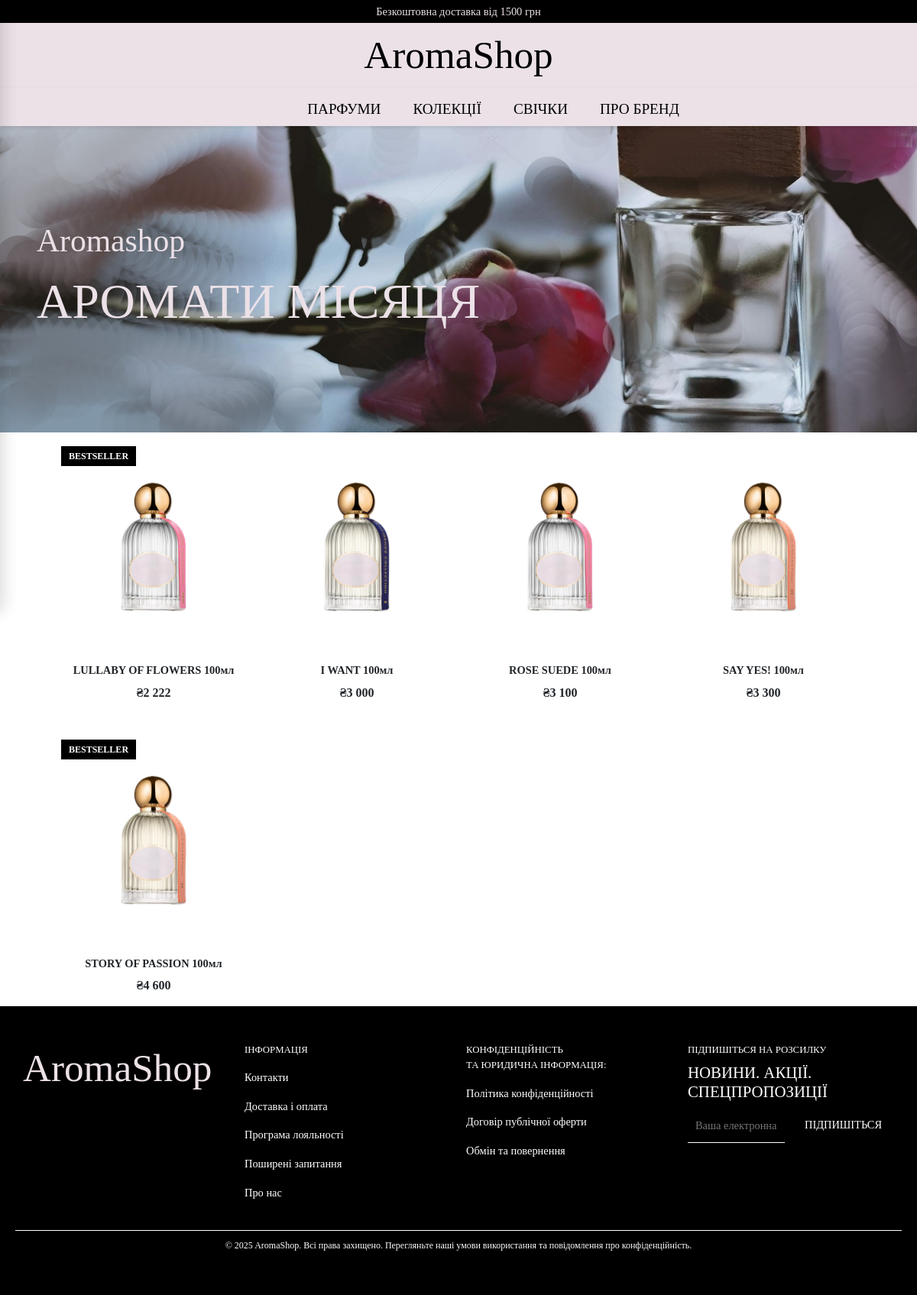
The app's page /scent_of_month/ with its own data.
### mysite/shop/models.py (models this page shows, shortened)
class BasePhoto(models.Model):
    title = models.CharField(max_length=100)
    subtitle = models.TextField(blank=True)
    image = models.ImageField(upload_to='slides/')
    is_active = models.BooleanField(default=True)
    class Meta:
        abstract = True

class ScentOfMonthPhoto(BasePhoto):
    pass

class AbstractProduct(models.Model):
    name = models.CharField(max_length=100, verbose_name="Назва")
    price = models.IntegerField(verbose_name="Ціна")
    picture = models.ImageField(upload_to="products", blank=True, default="", verbose_name="Зображення")
    available = models.BooleanField(default=True, verbose_name="В наявності")
    description = models.TextField(blank=True, verbose_name="Опис")
    brand = models.CharField(max_length=100, blank=True, verbose_name="Бренд")
    top_notes = models.CharField(max_length=255, blank=True, verbose_name="Верхні ноти")
    middle_notes = models.CharField(max_length=255, blank=True, verbose_name="Ноти серця")
    base_notes = models.CharField(max_length=255, blank=True, verbose_name="Базові ноти")
    is_featured = models.BooleanField(default=False, verbose_name="Рекомендований товар")
    is_new = models.BooleanField(default=False, verbose_name="Новинка")
    is_bestseller = models.BooleanField(default=False, verbose_name="Бестселер")
    class Meta:
        abstract = True
    @property
    def get_display_price(self):
        return "{:,}".format(self.price).replace(',', ' ')

class ProductPerfume(AbstractProduct):
    GENDER_CHOICES = [('male', 'Чоловічий'), ('female', 'Жіночий'), ('unisex', 'Унісекс')]
    SCENT_GROUP_CHOICES = [
        ('floral', 'Квіткові'),
        ('fresh and citrus', 'Свіжі та Цитрусові'),
        ('sweet and fruity', 'Солодкі та Фруктові'),
        ('oriental and spicy', 'Східні та Пряні'),
    ]
    SIZE_CHOICES = [('16', '16мл'), ('100', '100мл')]
    gender = models.CharField(max_length=10, choices=GENDER_CHOICES, blank=True, null=True, verbose_name="Стать")
    scent_group = models.CharField(max_length=20, choices=SCENT_GROUP_CHOICES, blank=True, verbose_name="Група ароматів")
    size = models.CharField(max_length=10, choices=SIZE_CHOICES, blank=True, verbose_name="Обʼєм")
    is_scent_of_month = models.BooleanField(default=False)
    is_darkfem_collection = models.BooleanField(default=False)
    is_loveme_collection = models.BooleanField(default=False)
    class Meta:
        verbose_name = verbose_name_plural = "Товари"

### mysite/shop/views.py (the view)
# urls.py: path('scent_of_month/', scent_of_month_view, name='scent_of_month'),
def scent_of_month_view(request):
    scent_slide = ScentOfMonthPhoto.objects.filter(is_active=True).first()
    featured_products = ProductPerfume.objects.filter(is_scent_of_month=True, available=True)
    context = {
        'slide': scent_slide,
        'products': featured_products
    }
    return render(request, 'shop/scent_of_month.html', context)

### mysite/shop/templates/shop/scent_of_month.html
{% extends 'base.html' %}
{% load static %}
{% block content %}
{% load static %}
<link rel="stylesheet" href="{% static 'css/scent_of_month_style.css' %}">
{% if slide %}
<div class="position-relative text-center text-white mb-2">
    <img src="{{ slide.image.url }}" class="img-fluid w-100" alt="Slide Image">
    <div class="position-absolute top-50 start-0 translate-middle-y text-start ps-5">
        <p class="display-4">{{ slide.title }}</p>
        {% if slide.subtitle %}
        <h1 class="lead">{{ slide.subtitle }}</h1>
        {% endif %}
    </div>
</div>
{% endif %}
<div class="col-12 product-section">
    <div class="row row-cols-2 row-cols-md-3 row-cols-lg-4 g-4">
        {% for product in products %}
        <div class="col">
            <div class="product-card">
                <div class="product-image-container">
                    <div class="badge-container">
                        {% if product.is_bestseller %}
                        <span class="bestseller-badge mb-1 d-block">BESTSELLER</span>
                        {% endif %}
                    </div>
                    {% if product.picture %}
                    <img src="{{ product.picture.url }}" class="product-image" alt="{{ product.name }}">
                    {% else %}
                    <div class="bg-light d-flex justify-content-center align-items-center product-image">
                        <i class="bi bi-image" style="font-size: 3rem; color: #dee2e6;"></i>
                    </div>
                    {% endif %}
                </div>
                <div class="product-info">
                    <h5 class="product-title">
                        {% if product.name %}
                            {{ product.name }}
                        {% else %}
                            {% if product.brand %}{{ product.brand }}{% endif %}
                        {% endif %}
                    </h5>
                    <div class="price-container">
                        {% if product.sale_price %}
                            <span class="sale-price">₴{{ product.sale_price }}</span>
                            <span class="original-price">₴{{ product.price }}</span>
                        {% else %}
                            <span class="regular-price">₴{{ product.get_display_price }}</span>
                        {% endif %}
                    </div>
                </div>
            </div>
        </div>
        {% endfor %}
    </div>
</div>
{% endblock %}

### mysite/static/css/header_style.css (style rules this page uses)
body { margin: 0; padding: 0; font-family: sans-serif; }

### mysite/static/css/search_panel_style.css (style rules this page uses)
.product-card { border:none;text-decoration:none;color:inherit }

### mysite/static/css/scent_of_month_style.css (style rules this page uses)
body { font-family: "Cambria Math", serif; background-color: white; }
h1, h2, h3, h4, h5 { font-family: "Sitka Subheading", serif; }
.product-card { border: none; background-color: transparent; transition: transform 0.3s ease; margin-bottom: 0px; }
.product-image-container { height: 280px; display: flex; justify-content: center; position: relative; overflow: visible; }
.product-image { max-height: 100%; max-width: 100%; object-fit: contain; }
.badge-container { position: absolute; top: 10px; left: 0; z-index: 10; }
.bestseller-badge { background-color: black; color: white; padding: 4px 10px; font-size: 12px; text-transform: uppercase; font-weight: bold; border-radius: 0; z-index: 5; }
.product-info { text-align: center; padding: 15px 5px; }
.product-title { font-size: 0.9rem; font-weight: 600; margin-bottom: 50x; min-height: 10px; }
.price-container { display: flex; justify-content: center; align-items: center; gap: 10px; }
.regular-price { font-weight: bold; }
.display-4 { text-decoration: none; color: black; font-size: 2.6em; font-family: Curlz MT; display: block; color: #EBE1E7; }
.lead { font-size: 4em; color: #EBE1E7; }
.product-section { padding-left: 80px; padding-right: 80px; }

### records on screen
ScentOfMonthPhoto: image (picture), title "Aromashop", subtitle "АРОМАТИ МІСЯЦЯ"
ProductPerfume: is_bestseller "BESTSELLER", picture (picture), name "LULLABY OF FLOWERS 100мл", get_display_price "2 222"
ProductPerfume: picture (picture), name "I WANT 100мл", get_display_price "3 000"
ProductPerfume: picture (picture), name "ROSE SUEDE 100мл", get_display_price "3 100"
ProductPerfume: picture (picture), name "SAY YES! 100мл", get_display_price "3 300"
ProductPerfume: is_bestseller "BESTSELLER", picture (picture), name "STORY OF PASSION 100мл", get_display_price "4 600"
